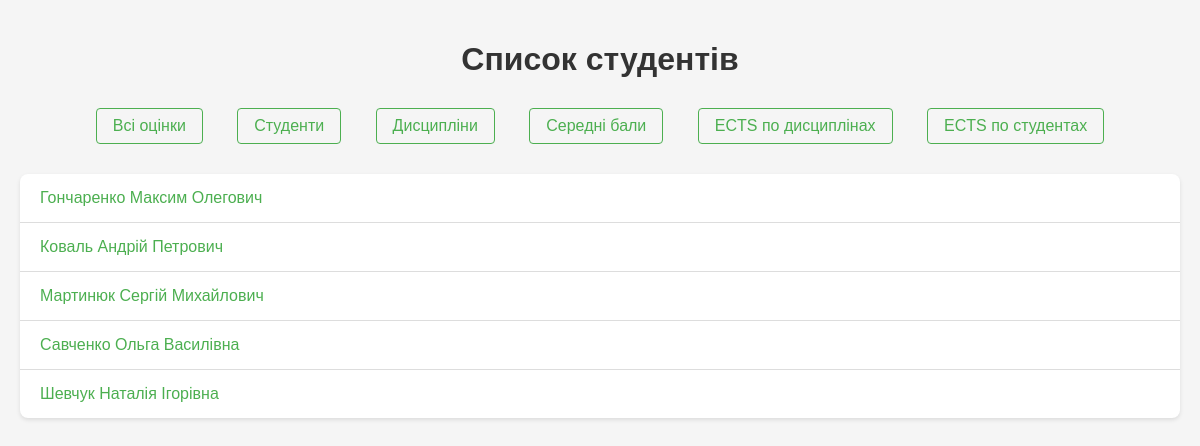
The app's page /students (signed in) with its own data.
### tables this page shows
CREATE TABLE "student" (
	"id"	INTEGER NOT NULL,
	"name"	TEXT NOT NULL,
	PRIMARY KEY("id" AUTOINCREMENT)
);

### simple_flask_app.py (the view)
@app.route("/students")
def students():
    if not is_authenticated(): return redirect(url_for("login"))
    conn = get_db_connection()
    students_list = conn.execute("SELECT id, name FROM student ORDER BY name").fetchall()
    conn.close()
    return render_template("students.html", students=students_list)

### simple_flask_app.py (called while the page is built)
def get_db_connection():
    conn = sqlite3.connect(DB_NAME)
    conn.row_factory = sqlite3.Row
    return conn

def is_authenticated():
    session_id = request.cookies.get("session_id")
    return session_id in SESSION_STORAGE

@app.after_request
def apply_csp(response):
    response.headers["Content-Security-Policy"] = "script-src 'self'"
    return response

### templates/students.html (shortened to what this page needs)
<!DOCTYPE html>
<html lang="uk">
<head>
</head>
<body>
    <h1>Список студентів</h1>
    <div class="nav-links">
        <a href="{{ url_for('points') }}">Всі оцінки</a>
        <a href="{{ url_for('students') }}">Студенти</a>
        <a href="{{ url_for('courses') }}">Дисципліни</a>
        <a href="{{ url_for('average_grades') }}">Середні бали</a>
        <a href="{{ url_for('ects_grades') }}">ECTS по дисциплінах</a>
        <a href="{{ url_for('ects_students') }}">ECTS по студентах</a>
    </div>
    {% if students %}
    <ul>
        {% for student in students %}
        <li>
            <a href="{{ url_for('student_grades', student_id=student[0]) }}">{{ student[1] | safe }}</a>
        </li>
        {% endfor %}
    </ul>
    {% else %}
    <div class="no-data">
        <p>Поки що немає жодних студентів у базі даних.</p>
    </div>
    {% endif %}
</body>
</html>

### templates/students.html (style rules this page uses)
body { font-family: Arial, sans-serif; max-width: 1200px; margin: 0 auto; padding: 20px; background-color: #f5f5f5; }
h1 { color: #333; text-align: center; margin-bottom: 30px; }
.nav-links { text-align: center; margin-bottom: 30px; }
.nav-links a { color: #4CAF50; text-decoration: none; margin: 0 15px; padding: 8px 16px; border: 1px solid #4CAF50; border-radius: 4px; display: inline-block; }
ul { list-style: none; padding: 0; background-color: white; box-shadow: 0 2px 4px rgba(0,0,0,0.1); border-radius: 8px; overflow: hidden; }
li { padding: 15px 20px; border-bottom: 1px solid #ddd; }
li:last-child { border-bottom: none; }
a { color: #4CAF50; text-decoration: none; font-size: 16px; }

### records on screen
student: name "Гончаренко Максим Олегович"
student: name "Коваль Андрій Петрович"
student: name "Мартинюк Сергій Михайлович"
student: name "Савченко Ольга Василівна"
student: name "Шевчук Наталія Ігорівна"
